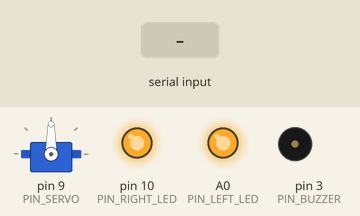
Simulated run of this sketch. Board: Arduino Uno, built with avr-gcc and run on an emulated ATmega328P. Parts: servo, output pins drawn as LEDs (lit = HIGH), buzzer (waves = sounding). Dashed ring = blinking. Inputs (shaded band) come from the test bench. Pins used as bus, display or sensor lines are not drawn.

Above: at 2.5 s.
2.6 s: "L" received over the second serial link
At 2.85 s:
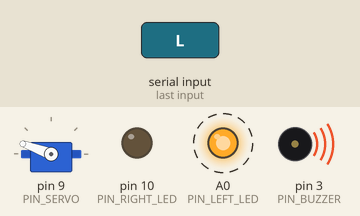
5.6 s: "R" received over the second serial link
At 5.85 s:
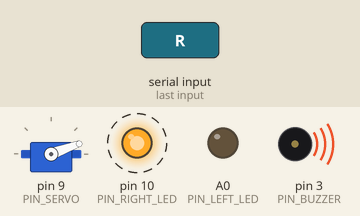
8.6 s: "B" received over the second serial link
At 8.85 s:
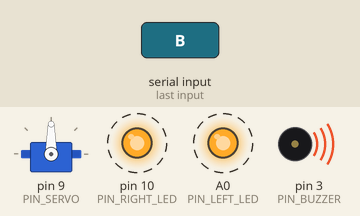
11.6 s: "F" received over the second serial link
At 12.8 s:
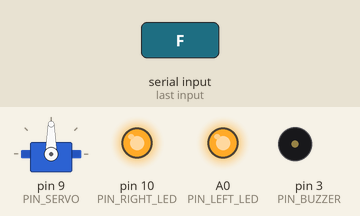
13.1 s: "S" received over the second serial link
At 14.1 s:
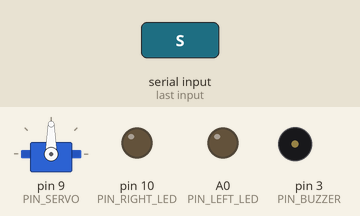
Timing chart, 0 to 15.6 s (numbered marks = the images above; inputs shaded):
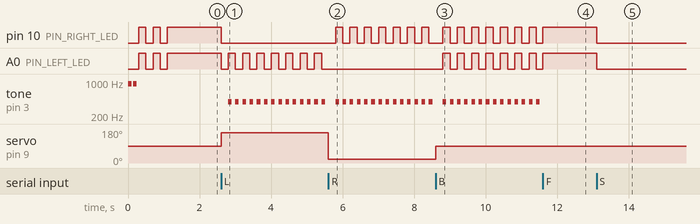

The sketch:

zFINAL_CAT_BOT_VERSION2.ino
```cpp
// (licence header left out)
#include <SoftwareSerial.h>
#include <Servo.h>

#define PIN_BT_TX       A4
#define PIN_BT_RX       A5
#define RIGHT_DC_FW      2
#define RIGHT_DC_BW      4
#define LEFT_DC_FW       7
#define LEFT_DC_BW       8
#define RIGHT_DC_PWM     5
#define LEFT_DC_PWM      6
#define PIN_LEFT_LED    A0
#define PIN_RIGHT_LED   10
#define PIN_TRIG        12
#define PIN_ECHO        13
#define PIN_BUZZER       3
#define PIN_SERVO        9

SoftwareSerial bt(PIN_BT_TX, PIN_BT_RX);
Servo servo;

int motorSpeed = 255;
unsigned long intervalTime = 200;
int servoAngleList[3] = {90, 160, 20};

char cmd;
char beforeCommand = 'x';

/**
 * ledCtrl
 * @params
 *  -leftState: true -> left led on / false -> left led off
 *  -rightState: true -> right led on / false -> right led off
 */
void ledCtrl(boolean leftState, boolean rightState) {
  digitalWrite(PIN_LEFT_LED, leftState);
  digitalWrite(PIN_RIGHT_LED, rightState);
}

/**
 * motorCtrl
 * @params
 *  -leftState
 *  -rightState
 *  -leftSpeed
 *  -rightSpeed
 */
void motorCtrl(boolean leftState, boolean rightState, int leftSpeed, int rightSpeed) {
  digitalWrite(LEFT_DC_FW, leftState);
  digitalWrite(LEFT_DC_BW, !leftState);
  digitalWrite(RIGHT_DC_FW, rightState);
  digitalWrite(RIGHT_DC_BW, !rightState);
  analogWrite(LEFT_DC_PWM, leftSpeed);
  analogWrite(RIGHT_DC_PWM, rightSpeed);
}

/**
 * motorStop
 */
void motorStop() {
  digitalWrite(LEFT_DC_FW, false);
  digitalWrite(LEFT_DC_BW, false);
  digitalWrite(RIGHT_DC_FW, false);
  digitalWrite(RIGHT_DC_BW, false);
  analogWrite(LEFT_DC_PWM, 0);
  analogWrite(RIGHT_DC_PWM, 0);
  ledCtrl(false, false);
}

/**
 * getDistance
 * @return distance(cm)
 */
float getDistance() {
  digitalWrite(PIN_TRIG, LOW);
  delayMicroseconds(2);
  digitalWrite(PIN_TRIG, HIGH);
  delayMicroseconds(10);
  digitalWrite(PIN_TRIG, LOW);
  return pulseIn(PIN_ECHO, HIGH) / 58.0;
}

/**
 * getBluetoothData
 */
void getBluetoothData() {
  if (bt.available()) {
    cmd = bt.read();

    if (cmd != beforeCommand) {
      motorStop();
      beforeCommand = cmd;
    }

    switch (cmd) {
      case 'F': {
        motorStop();
        servo.write(servoAngleList[0]);
        motorCtrl(true, true, motorSpeed, motorSpeed);
        ledCtrl(true, true);
        break;
      }
      case 'L': {
        motorStop();
        servo.write(servoAngleList[1]);
        motorCtrl(true, true, motorSpeed-100, motorSpeed);
        blinkLedCtrl(cmd, 0);
        break;
      }
      case 'R': {
        motorStop();
        servo.write(servoAngleList[2]);
        motorCtrl(true, true, motorSpeed, motorSpeed-100);
        blinkLedCtrl(cmd, 1);
        break;
      }
      case 'B': {
        motorStop();
        servo.write(servoAngleList[0]);
        motorCtrl(false, false, motorSpeed-50, motorSpeed-50);
        blinkLedCtrl(cmd, 2);
        break;
      }
      case 'S': {
        motorStop();
        break;
      }
      case 'A': {
        autoDriving(cmd);
        break;
      }
    }
  }
}

/**
 * blinkLedCtrl
 * @params
 *  -command: bluetooth command character
 *  -val: 0->left / 1->right / 2->both
 */
void blinkLedCtrl(char command, int val) {
  unsigned long blinkTime = millis();
  boolean ledState = false;
  while (cmd == command) {
    if (millis() - blinkTime > intervalTime) {
      ledState = !ledState;
      blinkTime = millis();
      if (val == 0) {
        ledCtrl(ledState, false);
      } else if (val == 1) {
        ledCtrl(false, ledState);
      } else if (val == 2) {
        ledCtrl(ledState, ledState);
      }
      tone(PIN_BUZZER, 392, 100);
    }
    getBluetoothData();
  }
}

/**
 * drivingCtrl
 * @params
 *  -command: bluetooth command character
 *  -commandTime: bluetooth command time
 *  -val: 0->left / 1->right / 2->both
 */
void drivingCtrl(char command, unsigned long commandTime, int val) {
  unsigned long currentTime = millis();
  unsigned long blinkTime = millis();
  boolean ledState = false;
  while (cmd == command && millis() - currentTime < commandTime) {
    if (millis() - blinkTime > intervalTime) {
      ledState = !ledState;
      blinkTime = millis();
      if (val == 0) {
        ledCtrl(ledState, false);
      } else if (val == 1) {
        ledCtrl(false, ledState);
      } else if (val == 2) {
        ledCtrl(ledState, ledState);
      }
      tone(PIN_BUZZER, 392, 100);
    }
    getBluetoothData();
  }
}

/**
 * autoDriving
 * @params
 *  -command: bluetooth command character
 */
void autoDriving(char command) {
  boolean isChange = true;
  while (cmd == command) {
    float distance = getDistance();
    if (distance > 20) {
      if (isChange)
        motorStop();
        delay(10);
        isChange = false;
      servo.write(servoAngleList[0]);
      motorCtrl(true, true, motorSpeed-50, motorSpeed-50);
      ledCtrl(true, true);
    } else {
      isChange = true;
      motorStop();
      delay(10);
      servo.write(servoAngleList[0]);
      motorCtrl(false, false, motorSpeed-50, motorSpeed-50);
      drivingCtrl(command, 1000, 2);
      motorStop();
      delay(10);
      int direct = analogRead(A1) % 2;
      if (direct == 0) {
        servo.write(servoAngleList[1]);
        motorCtrl(true, true, motorSpeed-100, motorSpeed-50);
        drivingCtrl(command, 1500, 0);
      } else {
        servo.write(servoAngleList[2]);
        motorCtrl(true, true, motorSpeed-50, motorSpeed-100);
        drivingCtrl(command, 1500, 1);
      }
      motorStop();
      delay(10);
    }
    getBluetoothData();
  }
}

void setup() {
  bt.begin(9600);
  pinMode(LEFT_DC_FW, OUTPUT);
  pinMode(LEFT_DC_BW, OUTPUT);
  pinMode(RIGHT_DC_FW, OUTPUT);
  pinMode(RIGHT_DC_BW, OUTPUT);
  pinMode(LEFT_DC_PWM, OUTPUT);
  pinMode(RIGHT_DC_PWM, OUTPUT);
  pinMode(PIN_LEFT_LED, OUTPUT);
  pinMode(PIN_RIGHT_LED, OUTPUT);
  pinMode(PIN_TRIG, OUTPUT);
  pinMode(PIN_ECHO, INPUT);
  pinMode(PIN_BUZZER, OUTPUT);

  servo.attach(PIN_SERVO);
  servo.write(servoAngleList[0]);

  tone(PIN_BUZZER, 912, 100);
  delay(150);
  tone(PIN_BUZZER, 912, 100);
  delay(150);

  boolean ledState = false;
  for (int i=0; i < 5; i++) {
    ledState = !ledState;
    ledCtrl(ledState, ledState);
    delay(200);
  }
}

void loop() {
  getBluetoothData();
}
```

Measured:
- after the input at 2.6 s, pin 10 (PIN_RIGHT_LED): HIGH → LOW at once; A0 (PIN_LEFT_LED): alternates HIGH for 0.20 s and LOW for 0.20 s, starting at once; tone on pin 3 (PIN_BUZZER): alternates 392 Hz for 0.10 s and silent for 0.10 s, starting after 0.20 s; servo on pin 9 (PIN_SERVO): 90° → 160° at once
- after the input at 5.6 s, pin 10 (PIN_RIGHT_LED): alternates HIGH for 0.20 s and LOW for 0.20 s, starting after 0.20 s; A0 (PIN_LEFT_LED): stops changing and stays LOW; servo on pin 9 (PIN_SERVO): 160° → 20° at once
- after the input at 8.6 s, A0 (PIN_LEFT_LED): alternates HIGH for 0.20 s and LOW for 0.20 s, starting after 0.20 s; servo on pin 9 (PIN_SERVO): 20° → 90° at once
- after the input at 11.6 s, pin 10 (PIN_RIGHT_LED), A0 (PIN_LEFT_LED): goes on until 11.6 s, then stays HIGH; tone on pin 3 (PIN_BUZZER): stops changing and stays silent
- after the input at 13.1 s, pin 10 (PIN_RIGHT_LED), A0 (PIN_LEFT_LED): HIGH → LOW at once
